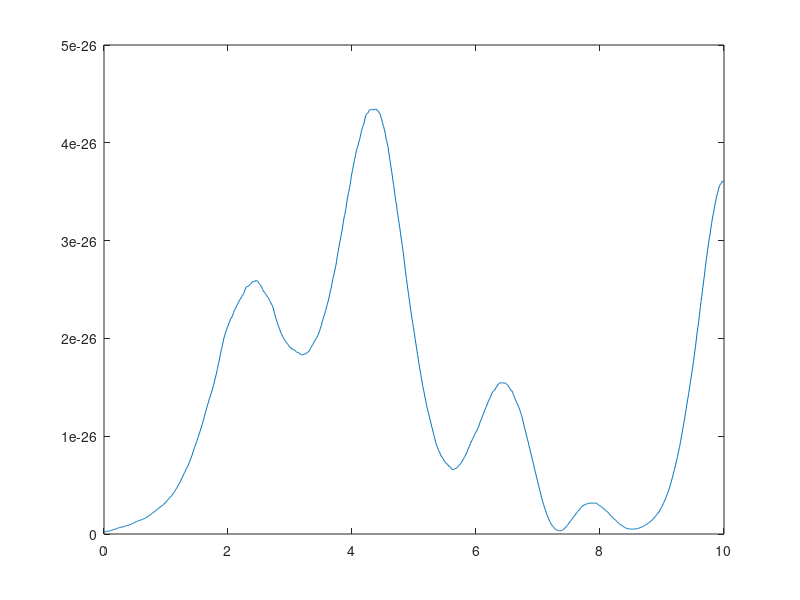

The MATLAB script that drew this image:
clear;
clc;
format long
tic;

%% paramter
myseed = 1;
rng(myseed)

L = 4;
len = 2^L;
dt = 1e-2;
Tmax = 10;
T = 0:dt:Tmax;
nT = length(T);
g0 = 0.5;
J0 = -1;
g1 = 1;

sigmaz = [1;-1];
sigmax = [0 1;1 0];
I2 = eye(2);
II2 = ones(2);

%% construction of Hamiltonian and observable
Hzz = zeros(len,1);
for i = 1:L-1
    Hzz_temp = ones(2^(i-1),1);
    Hzz_temp = kron(Hzz_temp, sigmaz);
    Hzz_temp = kron(Hzz_temp, sigmaz);
    Hzz_temp = kron(Hzz_temp, ones(2^(L-i-1),1));
    Hzz = Hzz + Hzz_temp;
end
% PBC
Hzz_temp = sigmaz;
Hzz_temp = kron(Hzz_temp, ones(2^(L-2),1));
Hzz_temp = kron(Hzz_temp, sigmaz);
Hzz = Hzz + Hzz_temp;

Hz = zeros(len,1);
Hx = zeros(len);
matrix_sx = cell(L,1);
matrix_sz = zeros(len,L);
for i = 1:L
    Hz_temp = ones(2^(i-1),1);
    Hz_temp = kron(Hz_temp,sigmaz);
    Hz_temp = kron(Hz_temp,ones(2^(L-i),1));
    Hz = Hz + Hz_temp;
    Hx_temp = eye(2^(i-1));
    Hx_temp = kron(Hx_temp,sigmax);
    Hx_temp = kron(Hx_temp,eye(2^(L-i)));
    Hx = Hx + Hx_temp;

    sx_temp = eye(2^(i-1));
    sx_temp = kron(sx_temp,sigmax);
    sx_temp = kron(sx_temp,eye(2^(L-i)));
    matrix_sx{i} = sx_temp;

    sz_temp = ones(2^(i-1),1);
    sz_temp = kron(sz_temp,sigmaz);
    sz_temp = kron(sz_temp,ones(2^(L-i),1));
    matrix_sz(:,i) = sz_temp;
end

%% time evolution

[V0,D0] = eig(J0*diag(Hzz)+g0*Hx);
phi0 = V0(:,1);
e_GS = D0(1,1);

phi = phi0;
phit_store = zeros(len,nT);
phit_store(:,1) = phi0;

[V,D] = eig(J0*diag(Hzz)+g1*Hx);
e = diag(D);

trans = exp(-1i*e*dt);

for i = 2:nT
    temp = V'*phi;
    temp = temp.*trans;
    phi = V*temp;
    phit_store(:,i) = phi;
end

%% calculate observable

Msz1sz2 = kron(sigmaz,sigmaz);
Msz1sz2 = kron(Msz1sz2,ones(2^(L-2),1));
sz1sz2 = sum(conj(phit_store).*(Msz1sz2.*phit_store));

rho_zz = zeros(L,nT);
rho_zz(1,:) = 1;
for i = 2:L
    Mszsz = sigmaz;
    Mszsz = kron(Mszsz,ones(2^(i-2),1));
    Mszsz = kron(Mszsz,sigmaz);
    Mszsz = kron(Mszsz,ones(2^(L-i),1));
    rho_zz(i,:) = real(sum(conj(phit_store).*(Mszsz.*phit_store)));
end

sx = zeros(L,nT);
sz = zeros(L,nT);
for i = 1:L
    sx(i,:) = real(sum(conj(phit_store).*(matrix_sx{i}*phit_store)));
    sz(i,:) = sum(conj(phit_store).*matrix_sz(:,i).*phit_store);
%     for j = 1:nT
%         sx(i,j) = phit_store(:,j)'*matrix_sx{i}*phit_store(:,j);
%     end
end
order = sum(sz.^2)/L;

figure;
set(gcf, 'position', [250 70 1400 900]);
plot(T,order);
% mesh(rho_xx)

toc;
